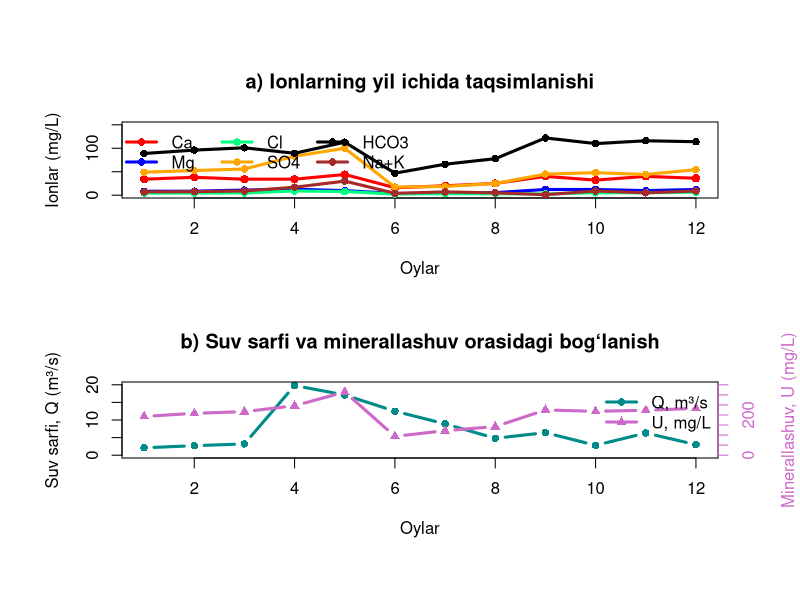

Recreate this plot in R.
# ==============================================================================
#   ###  G I D R O L O G I Y A D A   R   D A N   F O Y D A L A N I S H  ###
#   ###             U S I N G   R   I N    H Y D R O L O G Y            ###
#   ###                         Version 1.2.0                           ###          
#       Mualliflar / Authors: ZULFIYA Kuranboyeva & GAVKHAR Mamadjanova
# ==============================================================================
#
# ---------------------------------------------------------------------------- #
#                       2-amaliy mashg'ulot / Practical 2                      #
#  Ionlarning yil ichida taqsimlanish grafigi / Annual distribution of ions    #
# ---------------------------------------------------------------------------- #

# Code description in Uzbek   R 4.5.0
# 2-amaliy mashg'ulotda ionlarning yil ichida taqsimlanishi va suv sarfi bilan 
# minerallashuv grafiklarini 1 x 2 panel ko'rinishida  R dasturlash tilida chizish
# usuli ko'rsatilgan. Buyruqlarni yurguzish to'g'ri amalga oshirilganda olingan 
# natija Figure_2.png dagi grafik ko'rinishida bo'ladi.

# ----- 1. Ma'lumotlarni oddiy usulda kiritish ---------------------------------

# 1.1. Oylar, Q va U bo'yicha ma'lumotlar

months <- 1:12
Q <- c(2.1, 2.7, 3.2, 19.8, 17.1, 12.5, 8.9, 4.8, 6.4, 2.8, 6.3, 3) # suv sarfi
U <- c(192.7, 208.2, 216.6, 245.7, 314.3, 93.7, 121.9, 142.2, 225, 218.1, 223.4, 232.9) # minerallashuv

# 1.2. Ionlar bo'yicha ma'lumotlar

Ca   <- c(34.1, 38.1, 34.1, 34.1, 44.1, 16, 20, 25.1, 40.1, 32.1, 40.1, 36.1)
Mg   <- c(8.49, 8.5, 10.92, 12.75, 9.72, 3.67, 3.67, 5.44, 12.15, 12.14, 9.72, 12.14)
Cl   <- c(4.49, 4.49, 4.74, 8.98, 7.74, 2.49, 3.24, 2.99, 2.75, 4.99, 5.24, 6.24)
SO4  <- c(49, 52.5, 55.8, 83.1, 100, 17.2, 18.7, 24.9, 45, 48, 44.2, 54.4)
HCO3 <- c(88.9, 96.1, 101, 89.3, 113, 46.9, 66.1, 77.8, 122, 110, 116, 114)
NaK  <- c(7, 7.5, 9, 17, 30, 4, 7, 5, 1, 9, 5, 9)
 
# ------ 2. Grafikni png faylda saqlash uchun joyni ko'rsatish -----------------

png("C:/Users/Figures/Figure_2.png",
    width = 8, height = 12, units = "in", res = 300)

# ------ 3. Tashqi bo‘sh joylar va ustun-qatorlarni ko'rsatish -----------------

par(oma = c(2, 2, 2, 2))
par(mfrow = c(2,1))   # 1 ustun va 2 qatorli panel

length(months)  # 12 ta qiymat - oylarni tekshirish
length(Ca)      # 12 ta qiymat ekanligini tekshirish

# ------ 4. Ionlarni grafigini ketma-ketlikda chizish --------------------------

plot(
  months, Ca,
  type = "l",
  col = "red",
  lwd = 3,
  ylim = c(0, 150),
  main = "a) Ionlarning yil ichida taqsimlanishi",
  xlab = "Oylar",
  ylab = "Ionlar (mg/L)"
)

points(months, Ca, col = "red", pch = 16, cex = 1.1)  # Ca qiymatlarini nuqtalarda belgilash  

# Mg
lines(months, Mg, col = "blue", lwd = 3)
points(months, Mg, col = "blue", pch = 16)

# Cl
lines(months, Cl, col = "springgreen", lwd = 3)
points(months, Cl, col = "springgreen", pch = 16)

# SO4
lines(months, SO4, col = "orange", lwd = 3)
points(months, SO4, col = "orange", pch = 16)

# HCO3
lines(months, HCO3, col = "black", lwd = 3)
points(months, HCO3, col = "black", pch = 16)

# Na + K
lines(months, NaK, col = "brown", lwd = 3)
points(months, NaK, col = "brown", pch = 16)

legend(
  "topleft",
  legend = c("Ca", "Mg", "Cl", "SO4", "HCO3", "Na+K"),
  col = c("red", "blue", "springgreen", "orange", "black", "brown"),
  lwd = 3,
  pch = 16,
  cex = 1,
  bty = "n",
  ncol = 3
)

# ------ 5. Ionlar grafigini ketma-ketlikda chizish ---------------------------

plot(
  months, Q,
  type = "b",
  col = "cyan4",
  lwd = 3,
  pch = 16,
  ylim = c(0, 20),
  xlab = "Oylar",
  ylab = "Suv sarfi, Q (m³/s)",
  main = "b) Suv sarfi va minerallashuv orasidagi bog‘lanish"
)

par(new = TRUE)

plot(
  months, U,
  type = "b",
  col = "orchid3",
  lwd = 3,
  pch = 17,
  axes = FALSE,
  xlab = "",
  ylab = "",
  ylim = c(0, 350)
)

axis(side = 4, col = "orchid3", col.axis = "orchid3", col.ticks = "orchid3")

mtext("Minerallashuv, U (mg/L)", side = 4, line = 3, col = "orchid3")

legend(
  "topright",
  legend = c("Q, m³/s", "U, mg/L"),
  col = c("cyan4", "orchid3"),
  lwd = 3,
  pch = c(16, 17),
  cex = 1,
  bty = "n",
)

# ------ 6. Grafikni png faylda saqlash uchun buyruqni yakunlash ---------------

dev.off()
